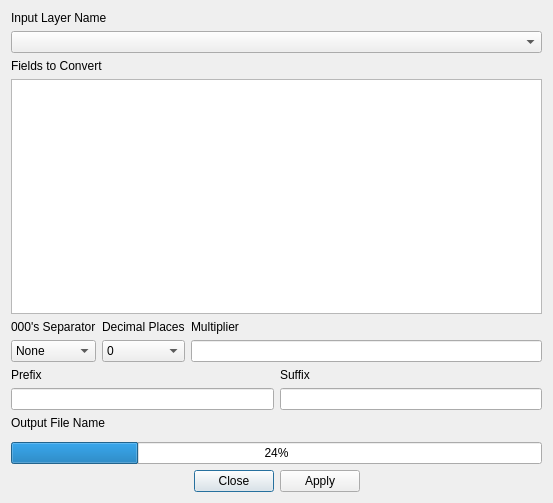
<?xml version="1.0" encoding="UTF-8"?>
<ui version="4.0">
 <class>mmqgis_float_to_text_form</class>
 <widget class="QDialog" name="mmqgis_float_to_text_form">
  <property name="windowModality">
   <enum>Qt::ApplicationModal</enum>
  </property>
  <property name="enabled">
   <bool>true</bool>
  </property>
  <property name="geometry">
   <rect>
    <x>0</x>
    <y>0</y>
    <width>553</width>
    <height>503</height>
   </rect>
  </property>
  <property name="mouseTracking">
   <bool>false</bool>
  </property>
  <property name="windowTitle">
   <string>Float to Text</string>
  </property>
  <layout class="QVBoxLayout" name="verticalLayout">
   <item>
    <widget class="QLabel" name="label_4">
     <property name="text">
      <string>Input Layer Name</string>
     </property>
    </widget>
   </item>
   <item>
    <widget class="QComboBox" name="input_layer_name"/>
   </item>
   <item>
    <widget class="QLabel" name="label_5">
     <property name="text">
      <string>Fields to Convert</string>
     </property>
    </widget>
   </item>
   <item>
    <widget class="QListWidget" name="attributes">
     <property name="selectionMode">
      <enum>QAbstractItemView::ExtendedSelection</enum>
     </property>
    </widget>
   </item>
   <item>
    <layout class="QGridLayout" name="gridLayout_2">
     <item row="1" column="0">
      <widget class="QComboBox" name="separator">
       <item>
        <property name="text">
         <string>None</string>
        </property>
       </item>
       <item>
        <property name="text">
         <string>Comma</string>
        </property>
       </item>
       <item>
        <property name="text">
         <string>Space</string>
        </property>
       </item>
      </widget>
     </item>
     <item row="0" column="0">
      <widget class="QLabel" name="label_6">
       <property name="text">
        <string>000's Separator</string>
       </property>
      </widget>
     </item>
     <item row="0" column="1">
      <widget class="QLabel" name="label_7">
       <property name="text">
        <string>Decimal Places</string>
       </property>
      </widget>
     </item>
     <item row="1" column="1">
      <widget class="QComboBox" name="decimals">
       <item>
        <property name="text">
         <string>0</string>
        </property>
       </item>
       <item>
        <property name="text">
         <string>1</string>
        </property>
       </item>
       <item>
        <property name="text">
         <string>2</string>
        </property>
       </item>
       <item>
        <property name="text">
         <string>3</string>
        </property>
       </item>
       <item>
        <property name="text">
         <string>4</string>
        </property>
       </item>
       <item>
        <property name="text">
         <string>5</string>
        </property>
       </item>
       <item>
        <property name="text">
         <string>6</string>
        </property>
       </item>
       <item>
        <property name="text">
         <string>7</string>
        </property>
       </item>
       <item>
        <property name="text">
         <string>8</string>
        </property>
       </item>
       <item>
        <property name="text">
         <string>9</string>
        </property>
       </item>
       <item>
        <property name="text">
         <string>10</string>
        </property>
       </item>
       <item>
        <property name="text">
         <string>11</string>
        </property>
       </item>
       <item>
        <property name="text">
         <string>12</string>
        </property>
       </item>
      </widget>
     </item>
     <item row="0" column="2">
      <widget class="QLabel" name="label_2">
       <property name="text">
        <string>Multiplier</string>
       </property>
      </widget>
     </item>
     <item row="1" column="2">
      <widget class="QLineEdit" name="multiplier"/>
     </item>
    </layout>
   </item>
   <item>
    <layout class="QGridLayout" name="gridLayout_3">
     <item row="0" column="1">
      <widget class="QLabel" name="label_9">
       <property name="text">
        <string>Suffix</string>
       </property>
      </widget>
     </item>
     <item row="0" column="0">
      <widget class="QLabel" name="label_8">
       <property name="text">
        <string>Prefix</string>
       </property>
      </widget>
     </item>
     <item row="1" column="0">
      <widget class="QLineEdit" name="prefix"/>
     </item>
     <item row="1" column="1">
      <widget class="QLineEdit" name="suffix"/>
     </item>
    </layout>
   </item>
   <item>
    <widget class="QLabel" name="label">
     <property name="text">
      <string>Output File Name</string>
     </property>
    </widget>
   </item>
   <item>
    <widget class="QgsFileWidget" name="output_file_name"/>
   </item>
   <item>
    <widget class="QProgressBar" name="status">
     <property name="value">
      <number>24</number>
     </property>
    </widget>
   </item>
   <item>
    <widget class="QDialogButtonBox" name="buttonBox">
     <property name="orientation">
      <enum>Qt::Horizontal</enum>
     </property>
     <property name="standardButtons">
      <set>QDialogButtonBox::Apply|QDialogButtonBox::Close</set>
     </property>
     <property name="centerButtons">
      <bool>true</bool>
     </property>
    </widget>
   </item>
  </layout>
 </widget>
 <customwidgets>
  <customwidget>
   <class>QgsFileWidget</class>
   <extends>QWidget</extends>
   <header>qgsfilewidget.h</header>
  </customwidget>
 </customwidgets>
 <tabstops>
  <tabstop>input_layer_name</tabstop>
  <tabstop>attributes</tabstop>
  <tabstop>buttonBox</tabstop>
 </tabstops>
 <resources/>
 <connections>
  <connection>
   <sender>buttonBox</sender>
   <signal>accepted()</signal>
   <receiver>mmqgis_float_to_text_form</receiver>
   <slot>accept()</slot>
   <hints>
    <hint type="sourcelabel">
     <x>248</x>
     <y>254</y>
    </hint>
    <hint type="destinationlabel">
     <x>157</x>
     <y>274</y>
    </hint>
   </hints>
  </connection>
  <connection>
   <sender>buttonBox</sender>
   <signal>rejected()</signal>
   <receiver>mmqgis_float_to_text_form</receiver>
   <slot>reject()</slot>
   <hints>
    <hint type="sourcelabel">
     <x>316</x>
     <y>260</y>
    </hint>
    <hint type="destinationlabel">
     <x>286</x>
     <y>274</y>
    </hint>
   </hints>
  </connection>
 </connections>
</ui>
